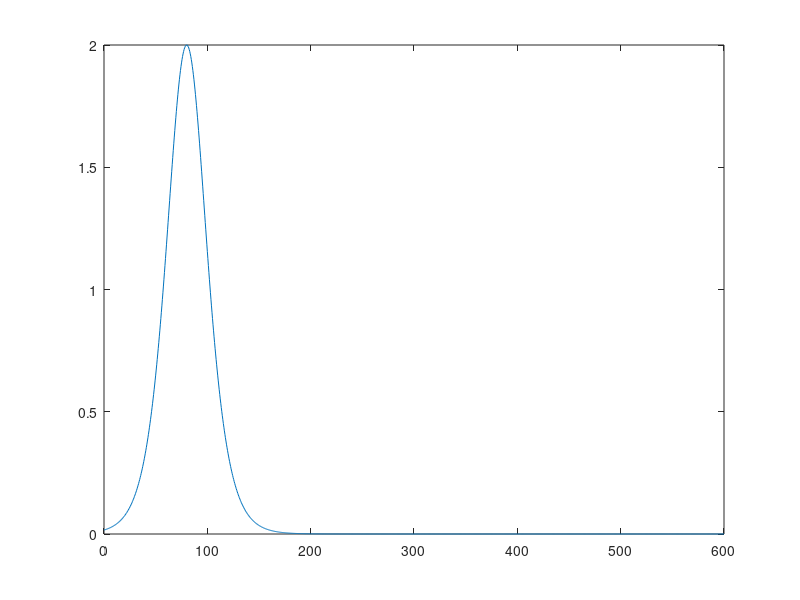

MATLAB code to generate this figure:
% format long;
% a = 2.5 - sqrt(9.8);
% b = 3.86398-sqrt(9.8*0.611753);
% 
% % h = 1 - 0.4*abs(a)/(abs(a)+abs(b));
% 
% u = 2.5 + (3.86398 - 2.5 )*abs(a)/(abs(a)+abs(b));
% 
% u1 = 1/3*(2.5 + 2*sqrt(9.8));
% 
% format short;

rx = [3 5 7]';
h = [1 2.4 5.1]';
Dr = [0.2 0.4 0.5; 0.37 0.45 0.63; 0.89 0.91 0.75];
q = [3 6 9]';
deltat = 0.93;
rhoreverse = 0.002;
deltat*rhoreverse*rx.*(Dr*((1./h).*(rx.*(Dr*(0.5*h.*q)))));
deltat*rhoreverse*diag(rx)*(Dr*(diag((1./h))*(diag(rx)*(Dr*(0.5*diag(h)*q)))));
deltat*rhoreverse*diag(rx)*Dr*diag(1./h)*diag(rx)*Dr*0.5*diag(h)*q;
(deltat*rhoreverse*diag(rx)*Dr*diag(1./h)*diag(rx)*Dr*0.5*diag(h))*q;



% need to be verified
0.5*deltat*rhoreverse*rx.^2.*((1./h).*(Dr*(h.*q)));
0.5*deltat*rhoreverse*rx.^2.*(1./h).*(Dr*(h.*q))
% wrong
% deltat*rhoreverse*rx.*((1./h).*(rx.*(Dr*(0.5*h)))).*q;
% deltat*rhoreverse*rx.^2.*(Dr*((1./h).*(Dr*(0.5*h.*q))));
% (deltat*rhoreverse*diag(rx)*diag(rx)*Dr*diag(1./h)*Dr*0.5*diag(h))*q;
1/2*h;
1./h;



Lambda = 20;
x0 = 10;
a = 0.01;
h = 15;
c = sqrt(9.8*Lambda/2/pi*tanh(2*pi*h/Lambda));
T = Lambda/c;
tempx = zeros(10/0.01+1,1);
x = 0: 0.01 : 10;
tempdata = zeros(size(x));
k = 2*pi/Lambda;
figure;
for t = 0: 0.01 : 10
 tempdata = 2*a*cos(k.* x)* cos(2*pi/T*t);
 plot(x,tempdata);
 hold on;
 pause(0.05);
 cla;
end

k = 1;
for i = 0 : 0.5 :600
    x(k) = i;
    eta(k) = 2*(sech(sqrt(3*2/4/1000) * (i - 80) ))^2;
    k = k+1;
end
plot(x , eta);

